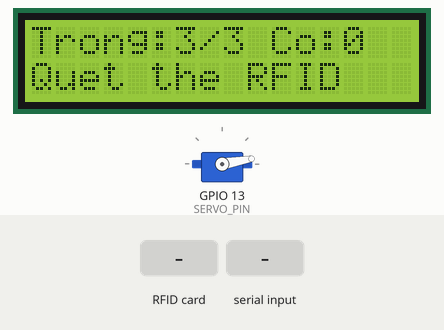
Recording of a sketch running on a simulated ESP32. Parts: 16×2 character LCD, servo. Wiring (inferred from the names in the program): 3 × IR receiver: data GPIO 32 / data GPIO 33 / data GPIO 34. The inputs (shaded band) are chosen by the test bench. What the sketch prints to the serial monitor is not drawn.

Above: at 2.1 s.
2.2 s: RFID card 5E 7A 19 C4 held to the reader
At 2.7 s:
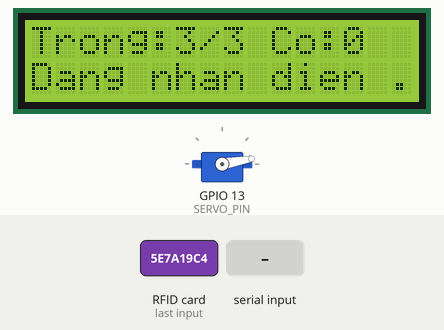
3.7 s: "OPEN,ENTRY\n" received over Serial
At 3.91 s:
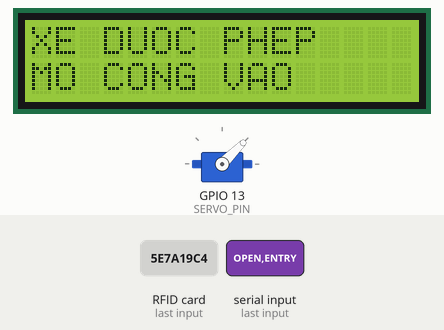
At 5.5 s:
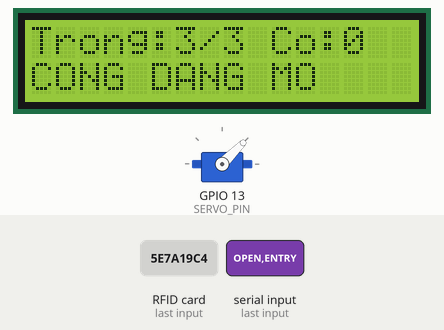
Timing chart, 0 to 8.2 s (numbered marks = the images above; inputs shaded):
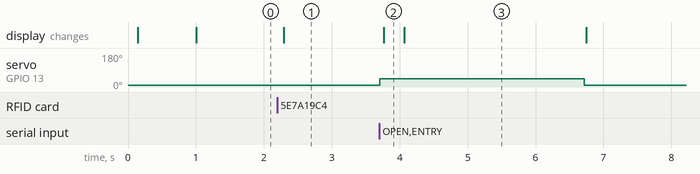

The sketch:

baidoxe.ino
```cpp
#include <SPI.h>
#include <MFRC522.h>
#include <Wire.h>
#include <LiquidCrystal_I2C.h>
#include <ESP32Servo.h>

// ---------- PIN ----------
#define RFID_SS_PIN   5
#define RFID_RST_PIN  27
#define RFID_SCK_PIN  18
#define RFID_MISO_PIN 19
#define RFID_MOSI_PIN 23

#define I2C_SDA_PIN   21
#define I2C_SCL_PIN   22
#define SERVO_PIN     13

#define IR_SLOT_1     32
#define IR_SLOT_2     33
#define IR_SLOT_3     34  // GPIO34 input-only; sensor must drive a defined HIGH/LOW level

// ---------- MODULE ----------
MFRC522 rfid(RFID_SS_PIN, RFID_RST_PIN);
LiquidCrystal_I2C lcd(0x27, 16, 2);
Servo barrier;

// ---------- SETTINGS ----------
const int TOTAL_SLOTS = 3;
const int GATE_CLOSED_ANGLE = 10;
const int GATE_OPEN_ANGLE = 45;

const unsigned long GATE_OPEN_TIME = 3000;
const unsigned long PYTHON_TIMEOUT = 20000;
const unsigned long CARD_COOLDOWN = 1500;
const unsigned long SLOT_REPORT_INTERVAL = 1000; // Send status every second so PC can resync.

// ---------- STATE ----------
bool gateOpen = false;
bool waitingForPython = false;

unsigned long gateOpenedAt = 0;
unsigned long requestStartedAt = 0;
unsigned long lastCardTime = 0;
unsigned long lastSlotReportAt = 0;

String waitingUID = "";
String pendingUID = "";
String pendingAction = "";

// ---------- PARKING SENSORS ----------
// Default: LOW means occupied.
bool isSlotOccupied(int pin) {
  return digitalRead(pin) == LOW;
}

int getOccupiedSlots() {
  int count = 0;
  if (isSlotOccupied(IR_SLOT_1)) count++;
  if (isSlotOccupied(IR_SLOT_2)) count++;
  if (isSlotOccupied(IR_SLOT_3)) count++;
  return count;
}

int getFreeSlots() {
  return TOTAL_SLOTS - getOccupiedSlots();
}

void reportSlots() {
  int occupied = getOccupiedSlots();
  int freeSlots = TOTAL_SLOTS - occupied;
  Serial.print("SLOTS,");
  Serial.print(freeSlots);
  Serial.print(",");
  Serial.println(occupied);
  lastSlotReportAt = millis();
}

// ---------- LCD ----------
void showMessage(const char* line1, const char* line2) {
  lcd.clear();
  lcd.setCursor(0, 0);
  lcd.print(line1);
  lcd.setCursor(0, 1);
  lcd.print(line2);
}

void updateParkingLCD() {
  int occupied = getOccupiedSlots();
  int freeSlots = TOTAL_SLOTS - occupied;

  lcd.setCursor(0, 0);
  lcd.print("Trong:");
  lcd.print(freeSlots);
  lcd.print("/3 Co:");
  lcd.print(occupied);
  lcd.print("   ");

  lcd.setCursor(0, 1);
  if (waitingForPython) {
    lcd.print("Dang nhan dien ");
  } else if (gateOpen) {
    lcd.print("CONG DANG MO   ");
  } else if (freeSlots == 0) {
    lcd.print("BAI XE DA DAY  ");
  } else {
    lcd.print("Quet the RFID  ");
  }
}

// ---------- RFID UID ----------
String getCardUID() {
  String uid = "";
  for (byte i = 0; i < rfid.uid.size; i++) {
    if (rfid.uid.uidByte[i] < 0x10) uid += "0";
    uid += String(rfid.uid.uidByte[i], HEX);
  }
  uid.toUpperCase();
  return uid;
}

// ---------- GATE ----------
void openGate(const String& action) {
  if (gateOpen) return;

  pendingUID = waitingUID;
  pendingAction = action;
  barrier.write(GATE_OPEN_ANGLE);
  gateOpen = true;
  gateOpenedAt = millis();
  waitingForPython = false;

  Serial.println("GATE_OPENED");
  updateParkingLCD();
}

void closeGate() {
  barrier.write(GATE_CLOSED_ANGLE);
  gateOpen = false;
  Serial.println("Thanh chan: DONG");

  // Notify PC that this gate cycle finished; PC commits the transaction then.
  if (pendingUID.length() > 0 && pendingAction.length() > 0) {
    Serial.print("GATE_CLOSED,");
    Serial.print(pendingUID);
    Serial.print(",");
    Serial.println(pendingAction);
  }

  pendingUID = "";
  pendingAction = "";
  updateParkingLCD();
}

// ---------- SERIAL COMMANDS FROM PYTHON ----------
void handlePythonCommand() {
  if (!Serial.available()) return;

  String command = Serial.readStringUntil('\n');
  command.trim();
  if (command.length() == 0) return;

  Serial.print("Python command: ");
  Serial.println(command);

  if (command == "OPEN,ENTRY" && waitingForPython) {
    openGate("ENTRY");
    showMessage("XE DUOC PHEP", "MO CONG VAO");
  }
  else if (command == "OPEN,EXIT" && waitingForPython) {
    openGate("EXIT");
    showMessage("XE DUOC PHEP", "MO CONG RA");
  }
  else if (command.startsWith("DENY,") && waitingForPython) {
    waitingForPython = false;

    if (command == "DENY,FULL") {
      showMessage("BAI XE DA DAY", "Khong the vao");
    }
    else if (command == "DENY,NO_PLATE") {
      showMessage("KHONG THAY BIEN", "Tu choi mo cong");
    }
    else if (command == "DENY,PLATE_MISMATCH") {
      showMessage("SAI BIEN SO", "Tu choi mo cong");
    }
    else if (command == "DENY,DUPLICATE_PLATE") {
      showMessage("BIEN SO DA CO", "Tu choi mo cong");
    }
    else {
      showMessage("KHONG HOP LE", "Tu choi mo cong");
    }

    delay(1200);
    updateParkingLCD();
  }
}

// ---------- RFID REQUEST ----------
void handleRFID() {
  if (gateOpen || waitingForPython) return;
  if (!rfid.PICC_IsNewCardPresent()) return;
  if (!rfid.PICC_ReadCardSerial()) return;

  if (millis() - lastCardTime < CARD_COOLDOWN) {
    rfid.PICC_HaltA();
    rfid.PCD_StopCrypto1();
    return;
  }
  lastCardTime = millis();
  waitingUID = getCardUID();

  Serial.print("CARD,");
  Serial.print(waitingUID);
  Serial.print(",");
  Serial.println(getFreeSlots());

  waitingForPython = true;
  requestStartedAt = millis();
  showMessage("DANG XU LY", "Cho nhan dien...");
  updateParkingLCD();

  rfid.PICC_HaltA();
  rfid.PCD_StopCrypto1();
}

// ---------- SETUP ----------
void setup() {
  Serial.begin(115200);
  Serial.setTimeout(20);

  pinMode(IR_SLOT_1, INPUT);
  pinMode(IR_SLOT_2, INPUT);
  pinMode(IR_SLOT_3, INPUT);

  Wire.begin(I2C_SDA_PIN, I2C_SCL_PIN);
  lcd.init();
  lcd.backlight();

  barrier.setPeriodHertz(50);
  barrier.attach(SERVO_PIN, 500, 2400);
  barrier.write(GATE_CLOSED_ANGLE);

  SPI.begin(RFID_SCK_PIN, RFID_MISO_PIN, RFID_MOSI_PIN, RFID_SS_PIN);
  rfid.PCD_Init();

  showMessage("SMART PARKING", "Khoi dong...");
  delay(800);
  Serial.println("SMART_PARKING_READY");
  updateParkingLCD();

  // Send initial state immediately at startup.
  reportSlots();
}

// ---------- LOOP ----------
void loop() {
  handlePythonCommand();

  if (gateOpen && millis() - gateOpenedAt >= GATE_OPEN_TIME) {
    closeGate();
  }

  if (waitingForPython && millis() - requestStartedAt >= PYTHON_TIMEOUT) {
    waitingForPython = false;
    Serial.println("PYTHON_TIMEOUT");
    showMessage("LOI NHAN DIEN", "Hay quet lai");
    delay(1000);
    updateParkingLCD();
  }

  // Periodic SLOTS packets keep the GUI synchronized even if its COM port opens
  // after the original startup packet was sent. Send immediately on count changes too.
  static int previousOccupied = -1;
  int occupied = getOccupiedSlots();
  if (occupied != previousOccupied || millis() - lastSlotReportAt >= SLOT_REPORT_INTERVAL) {
    previousOccupied = occupied;
    reportSlots();
    updateParkingLCD();
  }

  handleRFID();
  delay(10);
}
```

Measured:
- after the input at 2.2 s, the display: changes after 0.09 s (image 1)
- after the input at 3.7 s, servo on GPIO 13 (SERVO_PIN): 10° → 45° at once, → 10° 3.0 s later; the display: changes after 0.06 s (image 2)
